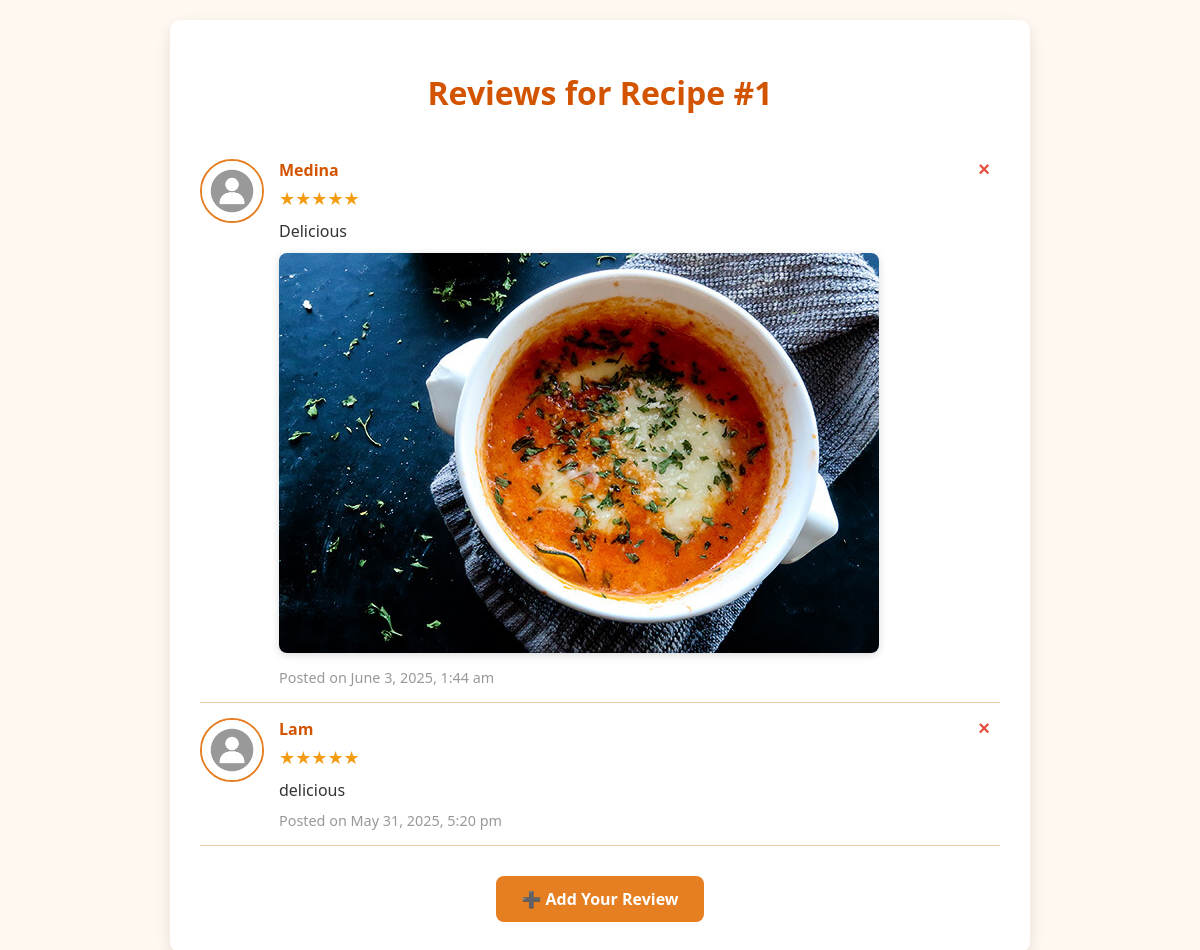
The app's page /list_review.php?recipeID=1 with its own data.
### tables this page shows
CREATE TABLE `review` (
  `reviewID` int(11) NOT NULL,
  `userID` int(11) NOT NULL,
  `recipeID` int(11) NOT NULL,
  `rating` tinyint(4) DEFAULT NULL CHECK (`rating` between 1 and 5),
  `review_text` text DEFAULT NULL,
  `created_at` timestamp NOT NULL DEFAULT current_timestamp(),
  `media_path` varchar(255) DEFAULT NULL
);

CREATE TABLE `user` (
  `userID` int(11) NOT NULL,
  `username` varchar(50) NOT NULL,
  `password_hash` varchar(255) NOT NULL,
  `email` varchar(100) NOT NULL,
  `full_name` varchar(100) NOT NULL,
  `role` enum('chef','student') NOT NULL,
  `created_at` datetime DEFAULT current_timestamp(),
  `profile_pic` varchar(255) DEFAULT NULL
);

### list_review.php (the view, shortened to what this page needs)
<?php
include 'db_connect.php';
$recipeID = isset($_GET['recipeID']) ? intval($_GET['recipeID']) : null;
$sql = "SELECT r.reviewID, r.rating, r.review_text, r.media_path, r.created_at,
               u.username, u.profile_pic
        FROM review r
        JOIN user u ON r.userID = u.userID
        WHERE r.recipeID = ?
        ORDER BY r.created_at DESC";
$stmt = $conn->prepare($sql);
$stmt->bind_param("i", $recipeID);
$stmt->execute();
$result = $stmt->get_result();
?>
<!DOCTYPE html>
<html lang="en">
<head>
</head>
<body>
  <div class="container">
    <h1>Reviews for Recipe #<?= htmlspecialchars($recipeID) ?></h1>
    <?php if ($result->num_rows > 0): ?>
      <?php while($row = $result->fetch_assoc()): ?>
        <div class="review">
          <img class="profile-pic" src="<?= htmlspecialchars($row['profile_pic'] ?: 'profile.png') ?>" alt="User profile pic" />
          <div class="review-content">
            <div class="username"><?= htmlspecialchars($row['username']) ?></div>
            <div class="rating">
              <?php
                $filledStars = intval($row['rating']);
                for ($i = 0; $i < $filledStars; $i++) echo '<span class="star">&#9733;</span>';
              ?>
            </div>
            <div class="review-text"><?= nl2br(htmlspecialchars($row['review_text'])) ?></div>
            <?php if ($row['media_path']): ?>
              <div class="media">
                <?php
                  $ext = strtolower(pathinfo($row['media_path'], PATHINFO_EXTENSION));
                  if (in_array($ext, ['mp4', 'webm', 'ogg'])) {
                    echo '<video controls src="' . htmlspecialchars($row['media_path']) . '"></video>';
                  } else {
                    echo '<img src="' . htmlspecialchars($row['media_path']) . '" alt="Review media" />';
                  }
                ?>
              </div>
            <?php endif; ?>
            <div class="timestamp">Posted on <?= date("F j, Y, g:i a", strtotime($row['created_at'])) ?></div>
          </div>
          <form method="POST" action="delete_review.php" onsubmit="return confirm('Are you sure you want to delete this review?');">
            <button type="submit" class="delete-btn" title="Delete review">&times;</button>
          </form>
        </div>
      <?php endwhile; ?>
    <?php else: ?>
      <p>No reviews yet for this recipe. Be the first to
        <a href="add_review.php?recipeID=<?= urlencode($recipeID) ?>">write a review!</a>
      </p>
    <?php endif; ?>
    <div style="text-align: center; margin-top: 30px;">
      <a href="add_review.php?recipeID=<?= urlencode($recipeID) ?>" class="btn-add-review">➕ Add Your Review</a>
    </div>
  </div>
</body>
</html>

### list_review.php (style rules this page uses)
body { font-family: 'Segoe UI', Tahoma, Geneva, Verdana, sans-serif; background-color: #fff8f0; margin: 0; padding: 20px; }
.container { max-width: 800px; margin: auto; background: white; padding: 30px; border-radius: 10px; box-shadow: 0 6px 15px rgba(0,0,0,0.1); }
h1 { color: #d35400; text-align: center; margin-bottom: 30px; }
.review { border-bottom: 1px solid #f0cda7; padding: 15px 0; display: flex; gap: 15px; position: relative; }
.profile-pic { flex-shrink: 0; width: 60px; height: 60px; border-radius: 50%; object-fit: cover; border: 2px solid #e67e22; }
.review-content { flex-grow: 1; }
.username { font-weight: bold; color: #d35400; margin-bottom: 5px; }
.rating { color: #f39c12; margin-bottom: 10px; }
.review-text { margin-bottom: 10px; font-size: 16px; line-height: 1.4; color: #333; }
.media img, .media video { max-width: 100%; border-radius: 8px; box-shadow: 0 2px 8px rgba(0,0,0,0.15); margin-bottom: 10px; }
.timestamp { font-size: 0.9em; color: #999; }
.star { font-size: 18px; color: #f39c12; }
.delete-btn { position: absolute; top: 15px; right: 0; background: transparent; border: none; font-weight: bold; font-size: 20px; color: #e74c3c; cursor: pointer; padding: 0 10px; line-height: 1; user-select: none; transition: color 0.3s ease; }
.btn-add-review { display: inline-block; background-color: #e67e22; color: white; padding: 12px 25px; text-decoration: none; font-size: 16px; border-radius: 8px; transition: background-color 0.3s ease; font-weight: bold; }

### records on screen
review: userID.username "Medina", rating 5 (drawn), review_text "Delicious", media_path (picture), created_at "June 3, 2025, 1:44 am"
review: userID.username "Lam", rating 5 (drawn), review_text "delicious", created_at "May 31, 2025, 5:20 pm"

### other values on screen
$recipeID "1"
